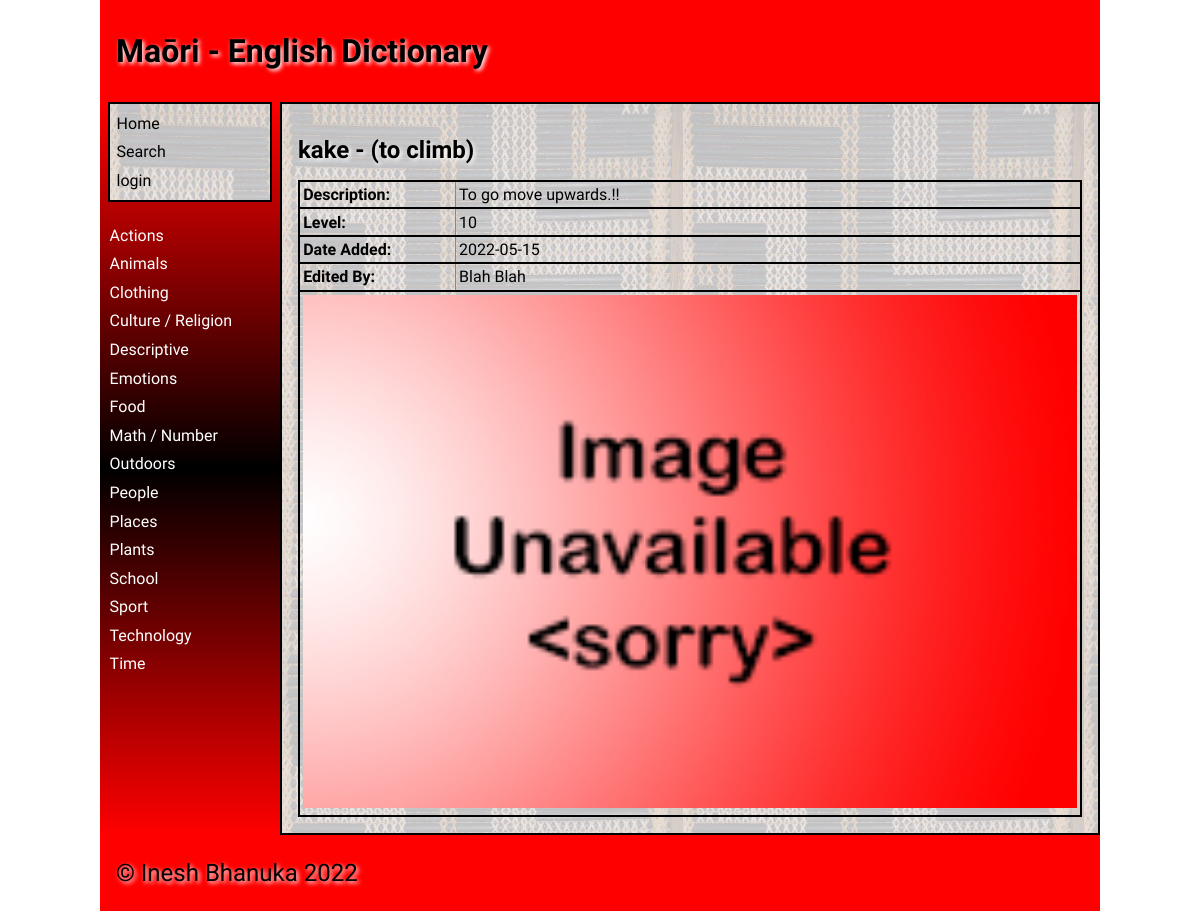
Page /word/10 on the earlier database version.
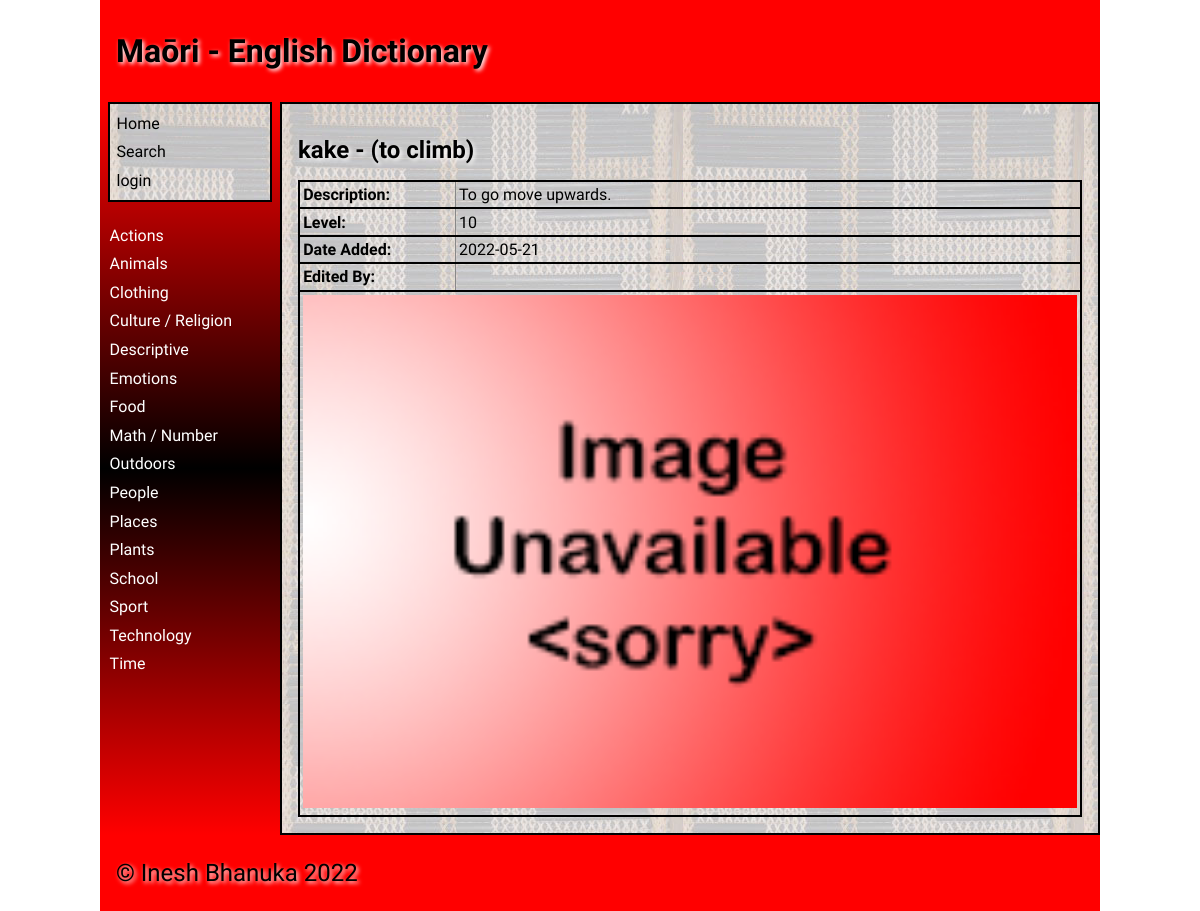
Same page on the later database version.
### tables this page shows
CREATE TABLE "category"
(
    id            integer
        primary key autoincrement,
    category_name varchar(30)
);

CREATE TABLE "dictionary"
(
    id          integer
        primary key autoincrement,
    maori       varchar(30),
    english     varchar(30),
    description varchar(1000),
    level       integer,
    category_id integer
        references category
            on delete cascade,
    user_id     integer
        references user_details
            on delete set null,
    date_added  datetime
);

### app.py (the view, shortened to what this page needs)
@app.route('/word/<id>', methods=["POST", "GET"])
def render_word(id):
    con = get_connection(DATABASE)
    cur = con.cursor()
    query = """SELECT d.id, d.maori, d.english, d.description, d.level, d.date_added, ifnull(u.first_name, ''), ifnull(u.last_name, '')
               FROM dictionary d
               LEFT JOIN user_details u on d.user_id = u.id
               WHERE d.id = ?"""
    cur.execute(query, (id,))
    word_details = cur.fetchall()
    checked = []
    for i in range(1, 11):
        print(i)
        if word_details[0][4] == i:
            checked.append("checked")
        else:
            checked.append("")
    print(checked)
    print(word_details)
    print(word_details[0][4])
    con.close()
    error = request.args.get('error')
    if error == None:
        error = ""
    breadcrumb = request.args.get("breadcrumb")
    print(f"line415: breadcrumb: {breadcrumb}")
    if breadcrumb == None:
        breadcrumb = "/"
    return render_template("word.html", word_details=word_details, logged_in=is_logged_in(), error=error,
                           image_name=get_image_filename(word_details[0][2]), checked=checked,
                           category_list=get_category_list(), allow_edit=allow_edit(), breadcrumb=breadcrumb)

### app.py (called while the page is built, shortened)
def get_connection(db_file):
    try:
        connection = sqlite3.connect(db_file)
        connection.execute('pragma foreign_keys=ON')
        return connection
    except Error as e:
        print(e)
    return None

def get_image_filename(english_name):
    path_file = f"static\\images\\{english_name}.*"
    print(path_file)
    listing = glob.glob(path_file)
    for filename in listing:
        print(filename)
        return os.path.basename(filename)
    return "noimage.png"

def get_category_list():
    category_list = execute_query("SELECT * FROM category ORDER BY category_name")
    if issubclass(type(category_list), Error):
        return []
    return category_list

def allow_edit():
    if not is_logged_in():
        return False

def is_logged_in():
    if session.get('email') is None:
        return False
    else:
        return True

def execute_query(query, args=None):
    connection = get_connection(DATABASE)
    cursor = connection.cursor()
    try:
        if args is None:
            cursor.execute(query)
        else:
            cursor.execute(query, args)
        query_results = cursor.fetchall()
    except sqlite3.Error as e:
        return e
    finally:
        if connection is not None:
            connection.close()
    return query_results

### templates/word.html (shortened to what this page needs)
{% extends "base.html" %}
    {% set id = word_details[0][0] %}
    {% set maori = word_details[0][1] %}
    {% set english = word_details[0][2] %}
    {% set description = word_details[0][3] %}
    {% set level = word_details[0][4] %}
    {% set image = image_name %}
    {% set date_added = word_details[0][5] %}
    {% set edited_by = word_details[0][6] + ' ' + word_details[0][7] %}
{% block main %}
    {% if logged_in and allow_edit %}
        <h2>{{ maori }} - ({{english}})<strong> -</strong> <a href="\delete_word\{{ id }}?breadcrumb={{ breadcrumb }}">Delete Word</a></h2>
    {% else %}
        <h2>{{ maori }} - ({{english}})</h2>
    {% endif %}
    <table class="word-table">
        <tbody>
            {% if maori != None %}
                <tr>
                    <td><strong>Description: </strong></td>
                    <td>{{ description }}</td>
                </tr>
                <tr>
                    <td><strong>Level: </strong></td>
                    <td>{{ level }}</td>
                </tr>
                <tr>
                    <td><strong>Date Added: </strong></td>
                    <td>{{ date_added }}</td>
                </tr>
                <tr>
                    <td><strong>Edited By: </strong></td>
                    <td>{{ edited_by }}</td>
                </tr>
                    <td colspan="2"><img src= "../static/images/{{ image }}"></td>
            {% endif %}
        </tbody>
    </table>
{% endblock %}

### templates/base.html (shortened to what this page needs)
<!doctype html>
<html lang="en">
<head>
	<link href="{{ url_for('static', filename='css/style.css') }}" rel="stylesheet">
</head>
<body>
	<div id="container">
		<header>
			<h1>{% block heading %}Maōri - English Dictionary{% endblock %}</h1>
		</header>
		<nav style="padding-top: 0">
			<ul>
                <div class="main-links">
                <li><a href="/" style="color: black;">Home</a></li>
				<li><a href="/search/~" style="color: black;">Search</a></li>
				{% if logged_in %}
                    {% if allow_edit %}
					    <li><a href="/addcategory" style="color: black;">Add Category</a></li>
                    {% endif %}
					<li><a href="/logout" style="color: black;">Logout</a></li>
                {% else %}
                    <li><a href="/login" style="color: black;">login</a></li>
                {% endif %}
                </div>
            <br>
                {% for category in category_list %}
                    <li><a href="/category/{{ category[0] }}">{{ category[1] }}</a></li>
                {% endfor %}
			</ul>
		</nav>
		<main style="border: solid black 2px">
            {% block main %}{% endblock %}
        </main>
		<footer>
			<p>
				&copy; Inesh Bhanuka 2022
			</p>
		</footer>
	</div>
</body>
</html>

### static/css/style.css (style rules this page uses)
* { font-family: Comfortaa, sans-serif; margin: 0; padding: 0; box-sizing: border-box; }
.main-links { background-image: url('../images/poutama.jpg'); padding: 5px; color: black !important; border: solid black 2px; }
#container { display: grid; grid-template-columns: 75px auto; grid-template-areas: 'nav header' 'main main' 'footer footer'; }
header { grid-area: header; background-color: #f00; padding: 1rem; }
nav { grid-area: nav; }
main { grid-area: main; padding: 1rem; background-color: #edd; }
h1, h2, h3, h4 { padding: 1rem 0; font-family: 'Suez One', serif; color: #000; text-shadow: 2px 2px 4px #fff; }
p { padding: 0.5rem 0; }
a { color: #222; }
img { width: 100%; }
table { width: 100%; border: 2px solid #666; border-collapse: collapse; }
.word-table tbody tr { border: 2px solid black; width: 100%; }
.word-table td:first-child { width: 20% }
th, td { border: 1px solid #888; padding: 0.2rem; text-align: left; }
tr td:last-child { width: 90px; }
footer { grid-area: footer; padding: 1rem; background-color: #f00; }
footer p { color: #000; text-shadow: 2px 2px 4px #fff; font-size: 1.5rem; }
@media only screen and (min-width: 768px) { #container { grid-template-columns: 180px auto; grid-template-areas: 'header header' 'nav main' 'footer footer'; } }
@media only screen and (min-width: 768px) { nav { background: linear-gradient(180deg, rgba(255,0,0,1) 0%, rgba(0, 0, 0, 1) 50%, rgba(255,0,0,1) 100%); padding: 0.5rem; } }
@media only screen and (min-width: 768px) { nav ul { list-style: none; } }
@media only screen and (min-width: 768px) { nav li { padding: 0.3rem 0 0.3rem 0.1rem; } }
@media only screen and (min-width: 768px) { nav a { color: #fff; text-decoration: none; } }
@media only screen and (min-width: 768px) { main { background-image: url('../images/poutama.jpg'); } }
@media only screen and (min-width: 1000px) { #container { width: 1000px; margin: auto; } }

Differences in the rows shown:
changed dictionary "kake": description "To go move upwards.!!" → "To go move upwards."; date_added "2022-05-15" → "2022-05-21"
Other differences:
{{ edited_by }}: "Blah Blah" → (not shown)
